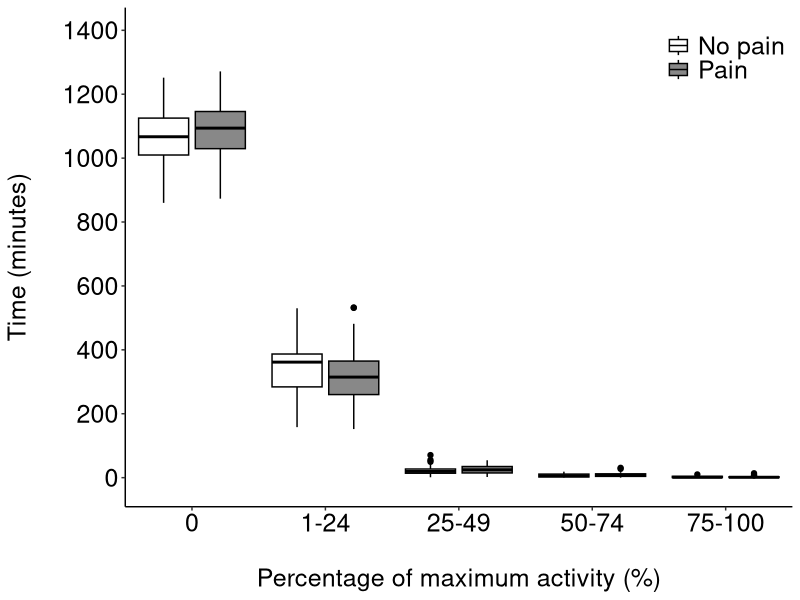

This figure's R source:
## ---- chunk 1
# Load packages
library(knitr)
library(readr)
library(dplyr)
library(ggplot2)
library(scales)
library(grid)

# knitr chunk options
opts_chunk$set(echo = FALSE,
               warning = FALSE,
               message = FALSE,
               fig.path = './figures/',
               dev = c('png', 'pdf'),
               tidy = FALSE, 
               tidy.opts = list(width.cutoff = 65))
## ---- chunk 2
q0 <- read_csv('./data/time.active.zero.csv')
q1 <- read_csv('./data/time.active.1q.csv')
q2 <- read_csv('./data/time.active.2q.csv')
q3 <- read_csv('./data/time.active.3q.csv')
q4 <- read_csv('./data/time.active.4q.csv')
## ---- chunk 3
# Create a grouping variable
group <- data.frame(quartile = c(rep(c('q0', 'q1', 'q2'), each = 68), 
                                 rep('q3', 66), # q3 only has 66 rows
                                 rep('q4', 68))) %>%
    tbl_df() # convert to tbl_df object

# Create a single dataframe with the imported data and the grouping variable
plot.data <- q0 %>%
    bind_rows(q1,q2,q3,q4) %>% # bind imported data q0 through q4 
    bind_cols(group) %>% # bind grouping variable
    select(quartile, pain, `minutes per day`) # select the columns to retain

# Quick check
glimpse(plot.data)
## ---- chunk 4
# Create a hex colour palette (colourblind friendly)
cb1 <- c("#000000", "#000000") # line colours
cb2 <- c('#FFFFFF', '#888888') # lighter shade for fill

# Plot the data
plot_1 <- ggplot(data = plot.data, 
               aes(x = quartile, 
                   y = `minutes per day`, 
                   fill = pain, 
                   colour = pain)) + 
    geom_boxplot(position = position_dodge(0.85)) + 
    scale_x_discrete(labels = c("0", "1-24", "25-49", "50-74", "75-100"), expand = c(0,0)) +
    coord_cartesian(ylim = c(-20, 1400), 
                    xlim = c(0.5,5.5)) +
    scale_y_continuous(breaks = c(0, 200, 400, 600,800,1000,1200, 1400)) +
    labs(y = "Time (minutes)\n", 
         x = "\nPercentage of maximum activity (%)") +
    scale_colour_manual(values = cb1, 
                        labels = c("No pain", "Pain")) +
    scale_fill_manual(values = cb2, 
                      labels = c("No pain", "Pain")) +
    theme(axis.text = element_text(size = 18, colour = 'black'),
          axis.title = element_text(size = 18, colour='black'),
          axis.line.x = element_line(colour = 'black'),
          axis.line.y = element_line(colour = 'black'),
          panel.background=element_blank(),
          panel.grid = element_blank(),
          legend.title = element_blank(),
          legend.key = element_blank(),
          legend.text = element_text(size = 18),
          legend.position = c(0.9, 0.9))
plot_1
## ---- chunk 5
sessionInfo()
